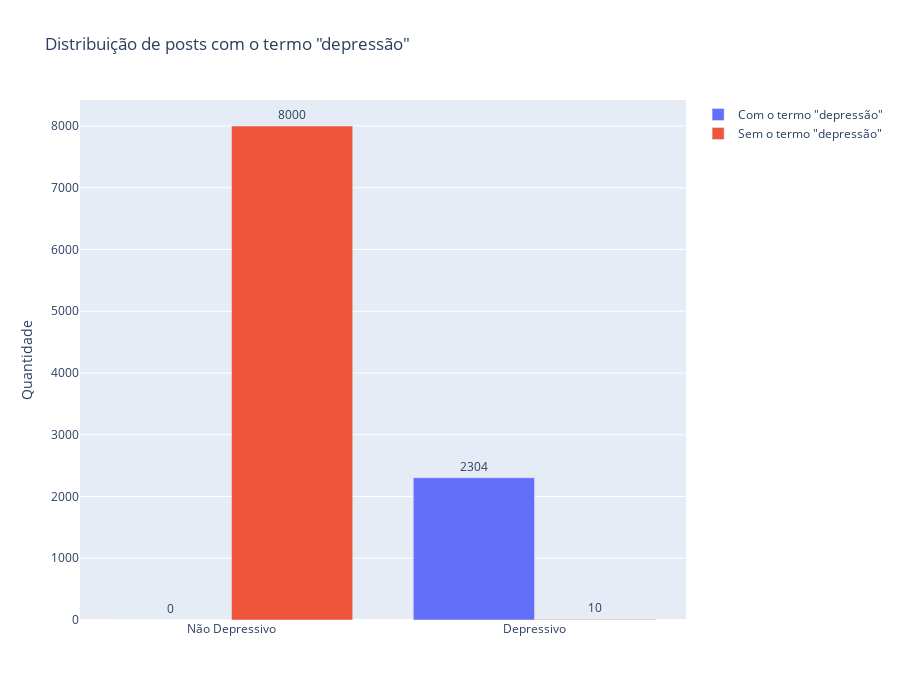

The notebook cell saved with this chart:
### Code cell
termo_depressao = dados[['index','label','termo_depressao']].groupby(['label','termo_depressao']).count().unstack(fill_value=0).stack().reset_index()

labels = link['label'].unique()

fig = go.Figure(data=[
    go.Bar(name='Com o termo "depressão"', x=labels, y=termo_depressao[termo_depressao['termo_depressao']==True]['index'],
           text=termo_depressao[termo_depressao['termo_depressao']==True]['index'], textposition='outside'),
    go.Bar(name='Sem o termo "depressão"', x=labels, y=termo_depressao[termo_depressao['termo_depressao']==False]['index'],
           text=termo_depressao[termo_depressao['termo_depressao']==False]['index'], textposition='outside')
])

fig.update_layout(
    title='Distribuição de posts com o termo "depressão"',
    yaxis_title='Quantidade',
    xaxis = dict(
        tickvals = ['0','1'],
        ticktext = ['Não Depressivo','Depressivo']),
    width = 900,
    height = 700
)

fig.show()

### Figure 1 — Plotly figure (JSON) as saved in the notebook; plotly's stock layout.template omitted (floating-point values rounded to 4 significant figures)
{"data": [{"name": "Com o termo \"depressão\"", "text": [0, 2304], "textposition": "outside", "type": "bar", "x": [0, 1], "y": [0, 2304]}, {"name": "Sem o termo \"depressão\"", "text": [8000, 10], "textposition": "outside", "type": "bar", "x": [0, 1], "y": [8000, 10]}], "layout": {"height": 700, "title": {"text": "Distribuição de posts com o termo \"depressão\""}, "width": 900, "xaxis": {"ticktext": ["Não Depressivo", "Depressivo"], "tickvals": ["0", "1"]}, "yaxis": {"title": {"text": "Quantidade"}}}}
